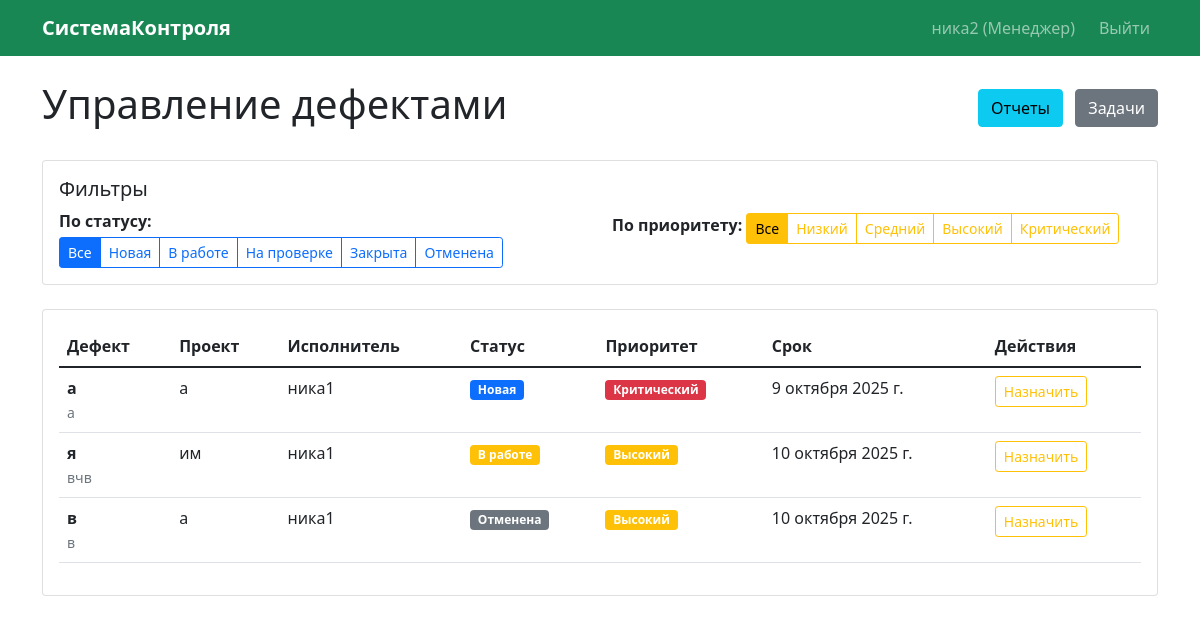
/accounts/manager/defects/ (signed in), run on the app's committed database.
### accounts/models.py (models this page shows, shortened)
class CustomUser(AbstractUser):
    ROLE_CHOICES = [
        ('engineer', 'Инженер'),
        ('manager', 'Менеджер'),
        ('viewer', 'Руководитель/Заказчик'),
    ]
    role = models.CharField(
        max_length=20,
        choices=ROLE_CHOICES,
        default='engineer',
        verbose_name='Роль'
    )
    phone = models.CharField(max_length=20, blank=True, verbose_name='Телефон')
    created_at = models.DateTimeField(auto_now_add=True, verbose_name='Дата создания')
    groups = models.ManyToManyField(
        'auth.Group',
        verbose_name='groups',
        blank=True,
        help_text='The groups this user belongs to.',
        related_name='customuser_set',
        related_query_name='user',
    )
    user_permissions = models.ManyToManyField(
        'auth.Permission',
        verbose_name='user permissions',
        blank=True,
        help_text='Specific permissions for this user.',
        related_name='customuser_set',
        related_query_name='user',
    )
    def is_manager(self):
        return self.role == 'manager'

class Defect(models.Model):
    STATUS_CHOICES = [
        ('new', 'Новая'),
        ('in_progress', 'В работе'),
        ('checking', 'На проверке'),
        ('closed', 'Закрыта'),
        ('cancelled', 'Отменена'),
    ]
    PRIORITY_CHOICES = [
        ('low', 'Низкий'),
        ('medium', 'Средний'),
        ('high', 'Высокий'),
        ('critical', 'Критический'),
    ]
    title = models.CharField(max_length=200, verbose_name='Заголовок')
    description = models.TextField(verbose_name='Описание')
    project = models.ForeignKey(Project, on_delete=models.CASCADE, verbose_name='Проект')
    status = models.CharField(max_length=20, choices=STATUS_CHOICES, default='new', verbose_name='Статус')
    priority = models.CharField(max_length=20, choices=PRIORITY_CHOICES, default='medium', verbose_name='Приоритет')
    assigned_to = models.ForeignKey(CustomUser, on_delete=models.CASCADE, related_name='assigned_defects', verbose_name='Исполнитель')
    created_by = models.ForeignKey(CustomUser, on_delete=models.CASCADE, related_name='created_defects', verbose_name='Создатель')
    deadline = models.DateField(verbose_name='Срок устранения')
    created_at = models.DateTimeField(auto_now_add=True, verbose_name='Дата создания')
    updated_at = models.DateTimeField(auto_now=True, verbose_name='Дата обновления')
    def get_status_badge_color(self):
        status_colors = {
            'new': 'primary',
            'in_progress': 'warning',
            'checking': 'info',
            'closed': 'success',
            'cancelled': 'secondary'
        }
        return status_colors.get(self.status, 'secondary')
    def get_priority_badge_color(self):
        priority_colors = {
            'low': 'success',
            'medium': 'info',
            'high': 'warning',
            'critical': 'danger'
        }
        return priority_colors.get(self.priority, 'secondary')
    class Meta:
        verbose_name = 'Дефект'
        verbose_name_plural = 'Дефекты'

class Project(models.Model):
    name = models.CharField(max_length=200, verbose_name='Название проекта')
    description = models.TextField(blank=True, verbose_name='Описание')
    start_date = models.DateField(verbose_name='Дата начала')
    end_date = models.DateField(verbose_name='Дата окончания')
    created_by = models.ForeignKey(CustomUser, on_delete=models.CASCADE, verbose_name='Создатель')
    manager = models.ForeignKey(CustomUser, on_delete=models.CASCADE, related_name='managed_projects', verbose_name='Менеджер проекта')
    created_at = models.DateTimeField(auto_now_add=True, verbose_name='Дата создания')
    class Meta:
        verbose_name = 'Проект'
        verbose_name_plural = 'Проекты'

### accounts/decorators.py (the view)
    def wrapper(request, *args, **kwargs):
        if not request.user.is_authenticated:
            logger.warning(f'Неавторизованный доступ к {view_func.__name__} с IP: {request.META.get("REMOTE_ADDR")}')
            return redirect('accounts:login')
        if not request.user.is_manager():
            logger.warning(f'Попытка доступа не-менеджера {request.user.username} к {view_func.__name__}')
            raise PermissionDenied("Доступ разрешен только менеджерам")
        logger.info(f'Менеджер {request.user.username} получил доступ к {view_func.__name__}')
        return view_func(request, *args, **kwargs)

### accounts/views.py (called while the page is built)
@manager_required
def manager_defects_list(request):
    defects = Defect.objects.all().order_by('-created_at')
    status_filter = request.GET.get('status')
    priority_filter = request.GET.get('priority')
    if status_filter:
        defects = defects.filter(status=status_filter)
    if priority_filter:
        defects = defects.filter(priority=priority_filter)
    context = {
        'defects': defects,
        'status_choices': Defect.STATUS_CHOICES,
        'priority_choices': Defect.PRIORITY_CHOICES,
        'current_status': status_filter,
        'current_priority': priority_filter,
    }
    return render(request, 'accounts/manager_defects_list.html', context)

### accounts/templates/accounts/manager_defects_list.html (shortened to what this page needs)
{% extends 'accounts/base.html' %}
{% block content %}
<nav class="navbar navbar-expand-lg navbar-dark bg-success">
    <div class="container">
        <a class="navbar-brand fw-bold" href="{% url 'accounts:dashboard' %}"> СистемаКонтроля</a>
        <div class="navbar-nav ms-auto">
            <span class="navbar-text me-3">{{ user.username }} (Менеджер)</span>
            <a class="nav-link" href="{% url 'accounts:logout' %}">Выйти</a>
        </div>
    </div>
</nav>
<div class="container mt-4">
    <div class="d-flex justify-content-between align-items-center mb-4">
        <h1> Управление дефектами</h1>
        <div>
            <a href="{% url 'accounts:manager_reports' %}" class="btn btn-info me-2"> Отчеты</a>
            <a href="{% url 'accounts:manager_tasks_list' %}" class="btn btn-secondary"> Задачи</a>
        </div>
    </div>
    <div class="card mb-4">
        <div class="card-body">
            <h5 class="card-title">Фильтры</h5>
            <div class="row">
                <div class="col-md-6">
                    <strong>По статусу:</strong>
                    <div class="btn-group mt-1">
                        <a href="{% url 'accounts:manager_defects_list' %}" class="btn btn-sm btn-outline-primary {% if not current_status %}active{% endif %}">Все</a>
                        {% for status_code, status_name in status_choices %}
                        <a href="{% url 'accounts:manager_defects_list' %}?status={{ status_code }}"
                           class="btn btn-sm btn-outline-primary {% if current_status == status_code %}active{% endif %}">{{ status_name }}</a>
                        {% endfor %}
                    </div>
                </div>
                <div class="col-md-6">
                    <strong>По приоритету:</strong>
                    <div class="btn-group mt-1">
                        <a href="{% url 'accounts:manager_defects_list' %}" class="btn btn-sm btn-outline-warning {% if not current_priority %}active{% endif %}">Все</a>
                        {% for priority_code, priority_name in priority_choices %}
                        <a href="{% url 'accounts:manager_defects_list' %}?priority={{ priority_code }}"
                           class="btn btn-sm btn-outline-warning {% if current_priority == priority_code %}active{% endif %}">{{ priority_name }}</a>
                        {% endfor %}
                    </div>
                </div>
            </div>
        </div>
    </div>
    <div class="card">
        <div class="card-body">
            <div class="table-responsive">
                <table class="table table-hover">
                    <thead>
                        <tr>
                            <th>Дефект</th>
                            <th>Проект</th>
                            <th>Исполнитель</th>
                            <th>Статус</th>
                            <th>Приоритет</th>
                            <th>Срок</th>
                            <th>Действия</th>
                        </tr>
                    </thead>
                    <tbody>
                        {% for defect in defects %}
                        <tr>
                            <td>
                                <strong>{{ defect.title }}</strong>
                                <br>
                                <small class="text-muted">{{ defect.description|truncatewords:8 }}</small>
                            </td>
                            <td>{{ defect.project.name }}</td>
                            <td>{{ defect.assigned_to.username }}</td>
                            <td>
                                <span class="badge bg-{{ defect.get_status_badge_color }}">
                                    {{ defect.get_status_display }}
                                </span>
                            </td>
                            <td>
                                <span class="badge bg-{{ defect.get_priority_badge_color }}">
                                    {{ defect.get_priority_display }}
                                </span>
                            </td>
                            <td>{{ defect.deadline }}</td>
                            <td>
                                <a href="{% url 'accounts:manager_defect_assign' defect.id %}" class="btn btn-sm btn-outline-warning">
                                    Назначить
                                </a>
                            </td>
                        </tr>
                        {% endfor %}
                    </tbody>
                </table>
            </div>
        </div>
    </div>
</div>
{% endblock %}

### data on the page
CustomUser: username "ника2"
Defect: title "а", description "а", project.name "а", assigned_to.username "ника1", status "Новая", priority "Критический", deadline "9 октября 2025 г."
Defect: title "я", description "вчв", project.name "им", assigned_to.username "ника1", status "В работе", priority "Высокий", deadline "10 октября 2025 г."
Defect: title "в", description "в", project.name "а", assigned_to.username "ника1", status "Отменена", priority "Высокий", deadline "10 октября 2025 г."

### other printed values
{{ status_name }} "Новая" "В работе" "На проверке" "Закрыта" "Отменена"
{{ priority_name }} "Низкий" "Средний" "Высокий" "Критический"
